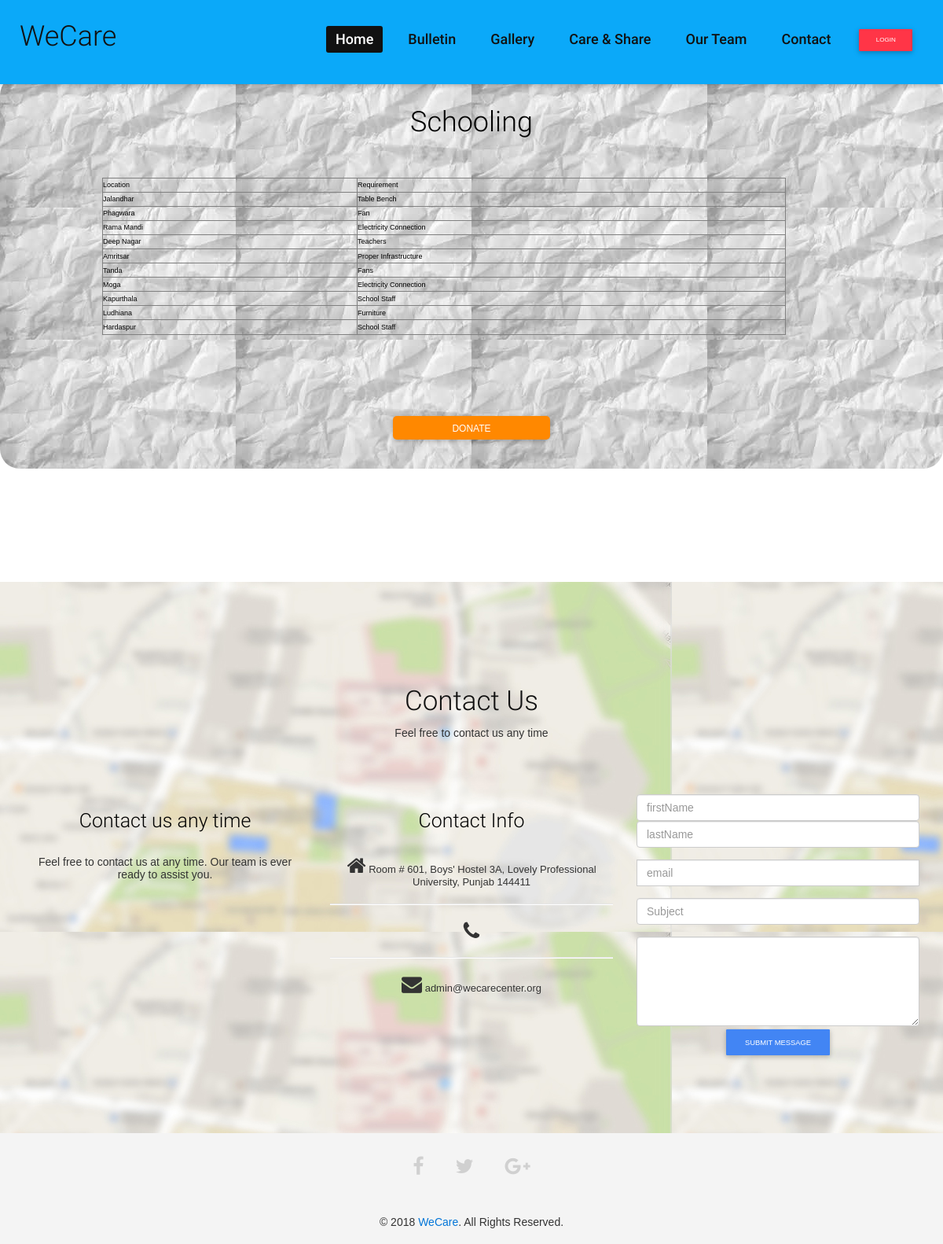
The page /skl.php on the database its author committed.
### tables this page shows
CREATE TABLE `skul` (
  `S_NO` int(20) NOT NULL,
  `Location` varchar(25) NOT NULL,
  `Requirment` varchar(50) NOT NULL
);

### skl.php (the view)
<?php include('config.php');
include "myheader.php"
  ?>
   <br/><br/><br/><br/><br/><br/>
		<div id="wrapper" style="border-radius: 25px;background: url(img/paperback.jpg);background-position: left top;background-repeat: repeat;padding: 20px; width: 100%;height: 500px; ">
				<center><table border="1"  width="75%" height="200px" cell-padding="10" cellspacing="10" style="border-style: groove;margin-left:-70px;margin-top:50px;margin-bottom:100px;color:black;">
                    <h1 style="color:black">Schooling</h1>
					<th>Location</th><th>Requirement</th>
					<?php
					$query="select * from skul";
			                $select_query=mysqli_query($link,$query);
			                while ($row=mysqli_fetch_assoc($select_query))
			                {
						echo'<tr>
							<td>'.$row['Location'].'</td>
							<td>'.$row['Requirment'].'</td>
							</tr>';
							}
					?>
				</table>
				<a href="report.php?indicator=1"><button class="btn btn-primary btn-warning btn-lg" style="width:200px; height:30px; padding:8px; font-size:12px ;border-radius:5px;">Donate</button></a>
				</center>
		</div>
		<br/><br/><br/><br/><br/><br/><br/><br/><br/>
<?php include"myfooter.php";?>

### css/overwrite.css (style rules this page uses)
.btn { text-shadow: none; background-image:none; border-color: none; border-bottom-color: none; -webkit-box-shadow: none; -moz-box-shadow: none; box-shadow: none; }
.btn { outline:0; -webkit-border-radius: 0; -moz-border-radius: 0; border-radius: 0; }
.btn-lg { -webkit-border-radius: 0; -moz-border-radius: 0; border-radius: 0; }

### css/style.css (style rules this page uses)
body { background: #fff; font-family:'Roboto', Arial, sans-serif; color:#333; line-height:1.6em; overflow-x:hidden; }
h1, h2, h3, h4, h5, h6 { font-weight:500; font-family:'Roboto'; color:#000; }
h1 { font-size: 36px; color:#fff; }
a { color: #0BA9F9; -webkit-transition: color 300ms, background-color 300ms; -moz-transition: color 300ms, background-color 300ms; -o-transition: color 300ms, background-color 300ms; transition: color 300ms, background-color 300ms; }
.btn-primary { margin-top:30px; }
.btn { display: inline-block; padding: 10px 20px; margin-bottom: 0; font-size: 16px; font-weight: normal; line-height: 1.42857143; text-align: center; white-space: nowrap; vertical-align: middle; -ms-touch-action: manipulation; touch-action: manipulation; cursor: pointer; -webkit-user-select: none; -moz-user-select: none; -ms-user-select: none; user-select: none; background-image: none; border: 1px solid transparent; border-radius: 4px; background-color: #0BA9F9; }

### myheader.php (style rules this page uses)
body { font: 14px sans-serif; text-align: center; }

### rows shown on the page
skul: Location "Jalandhar", Requirment "Table Bench"
skul: Location "Phagwara", Requirment "Fan"
skul: Location "Rama Mandi", Requirment "Electricity Connection"
skul: Location "Deep Nagar", Requirment "Teachers"
skul: Location "Amritsar", Requirment "Proper Infrastructure"
skul: Location "Tanda", Requirment "Fans"
skul: Location "Moga", Requirment "Electricity Connection"
skul: Location "Kapurthala", Requirment "School Staff"
skul: Location "Ludhiana", Requirment "Furniture"
skul: Location "Hardaspur", Requirment "School Staff"
